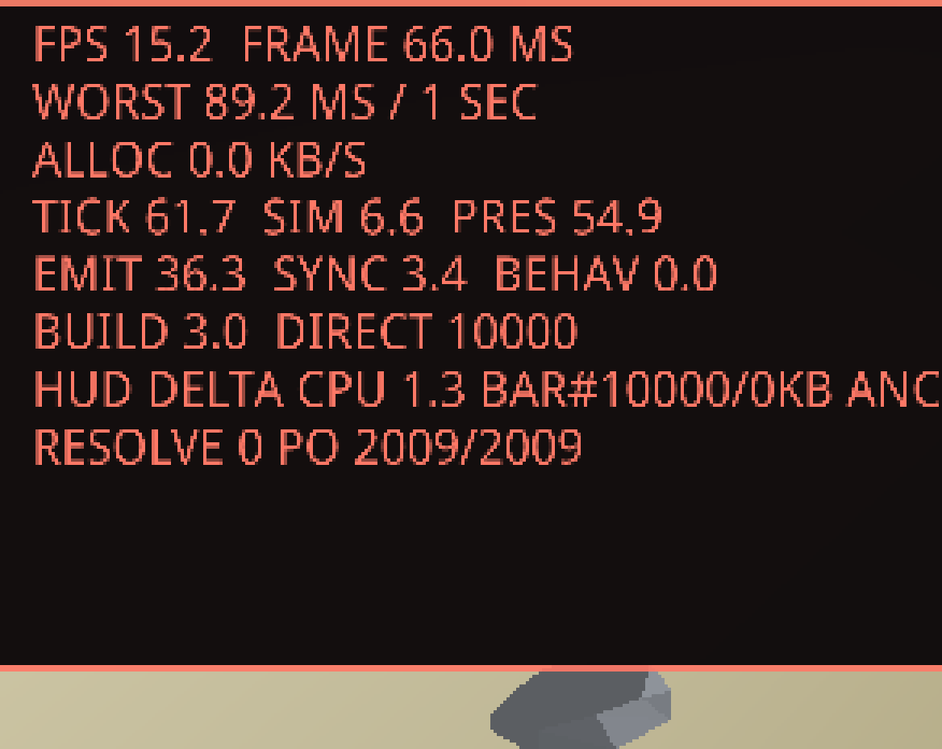
#> input picture .overlay-raw.png, 942 x 749 px, shrunk from 1168 x 928 before the run
$ python cutout.py --input ../../.overlay-raw.png --output out.png
#> lines starting #> are read from the running program, lines starting #| are printed output that depends on the picture
#!/usr/bin/env python3
"""Chroma-key cutout for AI-generated theme art.

Removes a solid background from PNG/JPG images (AI art is generated on a flat key
color, e.g. pure white or magenta). Programmatic matte extraction only — no semantic
segmentation, no network calls.

Method:
  1. Sample the key color from the image border (or take an explicit --key).
  2. Alpha = color distance vs key, two thresholds: similarity (fully transparent)
     and blend (partial, hard ramp between them).
  3. Despill: pull leftover key tint out of near-edge pixels.
  4. Feather the matte (box blur on alpha) and trim fully-transparent padding.

Usage:
  python cutout.py --input in.png --output out.png [--key "#ffffff"|"auto"]
                   [--similarity 0.18] [--blend 0.08] [--feather 1]
"""
import argparse
import sys
from pathlib import Path

try:
    from PIL import Image, ImageFilter
except ImportError:
    sys.exit("Pillow is required: pip install pillow")


def parse_key(value: str):
    value = value.strip()
    if value.startswith("#"):
        value = value[1:]
    if len(value) != 6:
        sys.exit(f"Bad key color '{value}' — expected #rrggbb")
    return tuple(int(value[i : i + 2], 16) for i in (0, 2, 4))


def sample_border_key(image: Image.Image, samples_per_side: int = 64):
    width, height = image.size
    pixels = image.load()
    candidates = []
    for i in range(samples_per_side):
        t = i / (samples_per_side - 1)
        candidates.append(pixels[int(t * (width - 1)), 0])
        candidates.append(pixels[int(t * (width - 1)), height - 1])
        candidates.append(pixels[0, int(t * (height - 1))])
        candidates.append(pixels[width - 1, int(t * (height - 1))])
    # Border majority color: quantize to 16-level buckets and pick the mode.
    buckets = {}
    for rgb in candidates:
        key = tuple(channel >> 4 for channel in rgb[:3])
        buckets.setdefault(key, []).append(rgb)
    majority = max(buckets.values(), key=len)
    return tuple(sum(channel) // len(majority) for channel in zip(*majority))


def distance(a, b):
    return max(abs(a[i] - b[i]) for i in range(3)) / 255.0


def cutout(source: Image.Image, key, similarity: float, blend: float, feather: int):
    rgba = source.convert("RGBA")
    width, height = rgba.size
    pixels = rgba.load()
    transparent = similarity
    opaque = similarity + blend
    for y in range(height):
        for x in range(width):
            r, g, b, a = pixels[x, y]
            d = distance((r, g, b), key)
            if d <= transparent:
                alpha = 0
            elif d >= opaque:
                alpha = 255
            else:
                alpha = int(255 * (d - transparent) / max(1e-6, opaque - transparent))
            # Despill: neutralize residual key tint on semi/opaque edge pixels.
            if alpha > 0 and d < opaque:
                key_max = max(key)
                if key_max > 128:
                    spill = min(r, g, b)
                    r, g, b = max(r, spill), max(g, spill), max(b, spill)
                else:
                    spill = max(r, g, b)
                    r, g, b = min(r, spill), min(g, spill), min(b, spill)
            pixels[x, y] = (r, g, b, alpha)
    if feather > 0:
        alpha_band = rgba.getchannel("A").filter(ImageFilter.BoxBlur(feather))
        rgba.putalpha(alpha_band)
    return rgba


def trim(image: Image.Image):
    bbox = image.getchannel("A").getbbox()
    return image.crop(bbox) if bbox else image


def main():
    parser = argparse.ArgumentParser(description="Chroma-key cutout for theme art")
    parser.add_argument("--input", required=True)
    parser.add_argument("--output", required=True)
    parser.add_argument("--key", default="auto", help="#rrggbb or 'auto' (border sampling)")
    parser.add_argument("--similarity", type=float, default=0.18)
    parser.add_argument("--blend", type=float, default=0.08)
    parser.add_argument("--feather", type=int, default=1)
    parser.add_argument("--no-trim", action="store_true")
    args = parser.parse_args()

    source = Image.open(args.input)
#> source is the input picture: PIL image 942x749 RGB; mean R, G, B 54.5, 39.2, 34.9
    key = sample_border_key(source) if args.key == "auto" else parse_key(args.key)
#> after the loop in sample_border_key, `for i in range(samples_per_side):`: candidates = 256 items, first 6: (236, 120, 100), (201, 193, 160), (236, 120, 100), (241, 123, 101), (236, 120, 100), (201, 193, 160)
#> the loop in sample_border_key, `for rgb in candidates:` made 256 passes
#> (rgb, key) on passes 1 to 3: ((236, 120, 100), (14, 7, 6)), ((201, 193, 160), (12, 12, 10)), ((236, 120, 100), (14, 7, 6))
#> after the loop in sample_border_key, `for rgb in candidates:`: buckets = 11 items
#> in sample_border_key, `majority = max(buckets.values(), key=len)`: majority = 112 items, first 6: (18, 13, 14), (18, 13, 14), (18, 13, 14), (18, 13, 14), (18, 13, 14), (18, 13, 14)
#> key = (18, 13, 13)
    result = cutout(source, key, args.similarity, args.blend, args.feather)
#> in cutout, `alpha_band = rgba.getchannel("A").filter(ImageFilter.BoxBlur(feather))`:
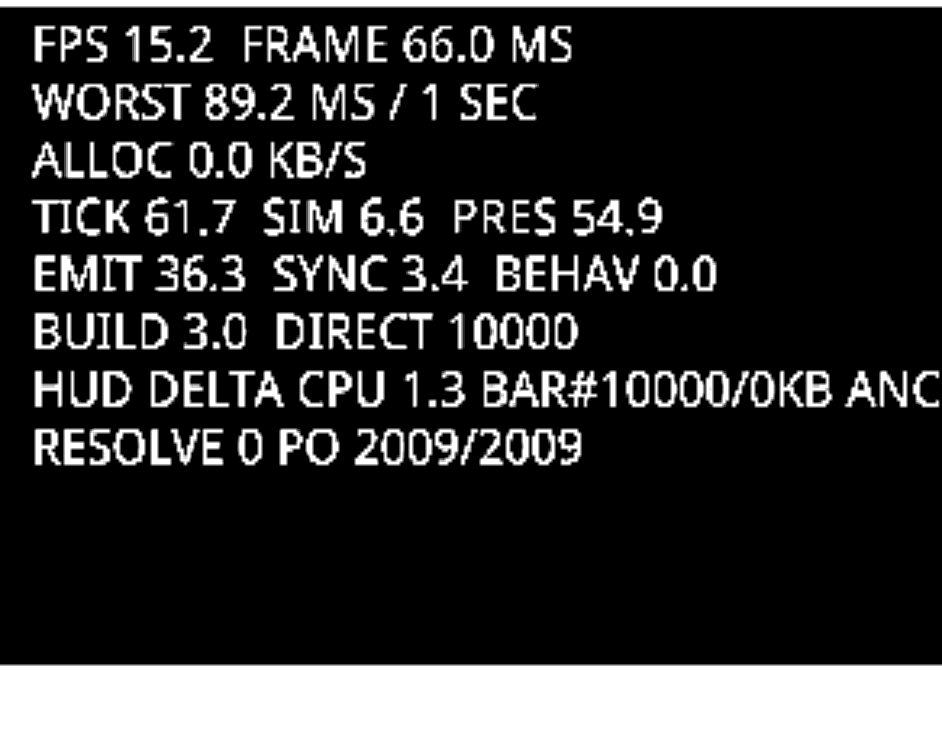
#> alpha_band: PIL image 942x749 L; min 0, max 255, mean 51.9
#> in cutout, `rgba.putalpha(alpha_band)`:
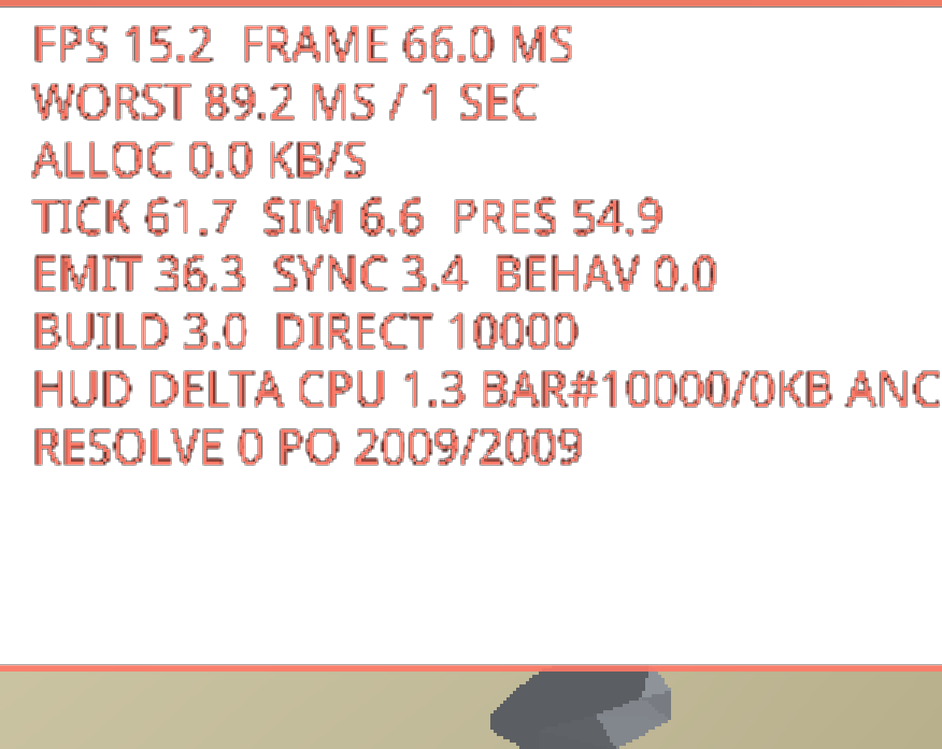
#> rgba: PIL image 942x749 RGBA; mean R, G, B, A 54.5, 39.2, 34.9, 51.9; transparent parts drawn white
    if not args.no_trim:
        result = trim(result)
#> in trim, `bbox = image.getchannel("A").getbbox()`: bbox = (0, 0, 942, 749)
    output = Path(args.output)
    output.parent.mkdir(parents=True, exist_ok=True)
    result.save(output)
    print(f"key=#{key[0]:02x}{key[1]:02x}{key[2]:02x} -> {output} ({result.width}x{result.height})")
#| key=#120d0d -> out.png (942x749)


if __name__ == "__main__":
    main()
